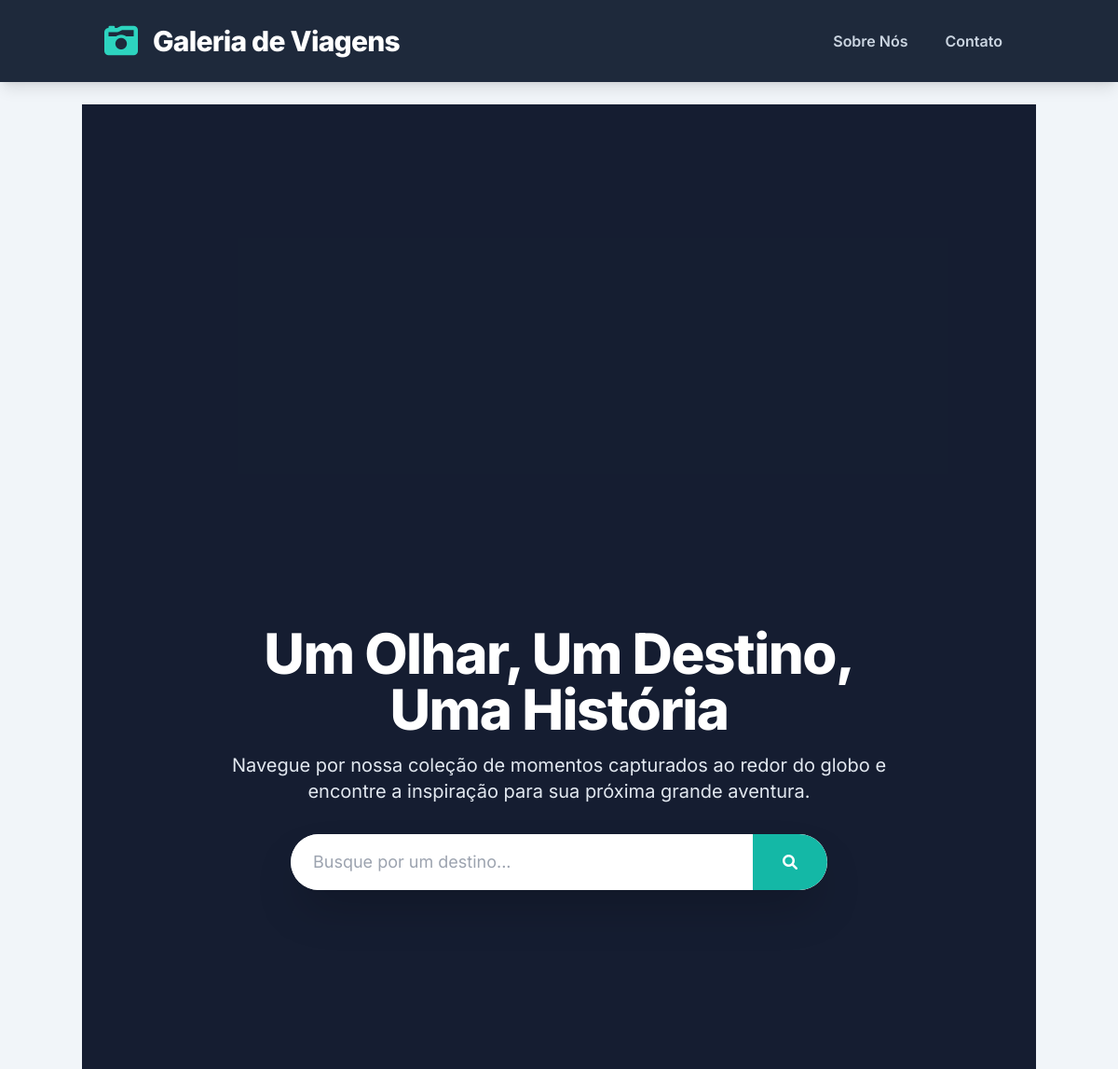
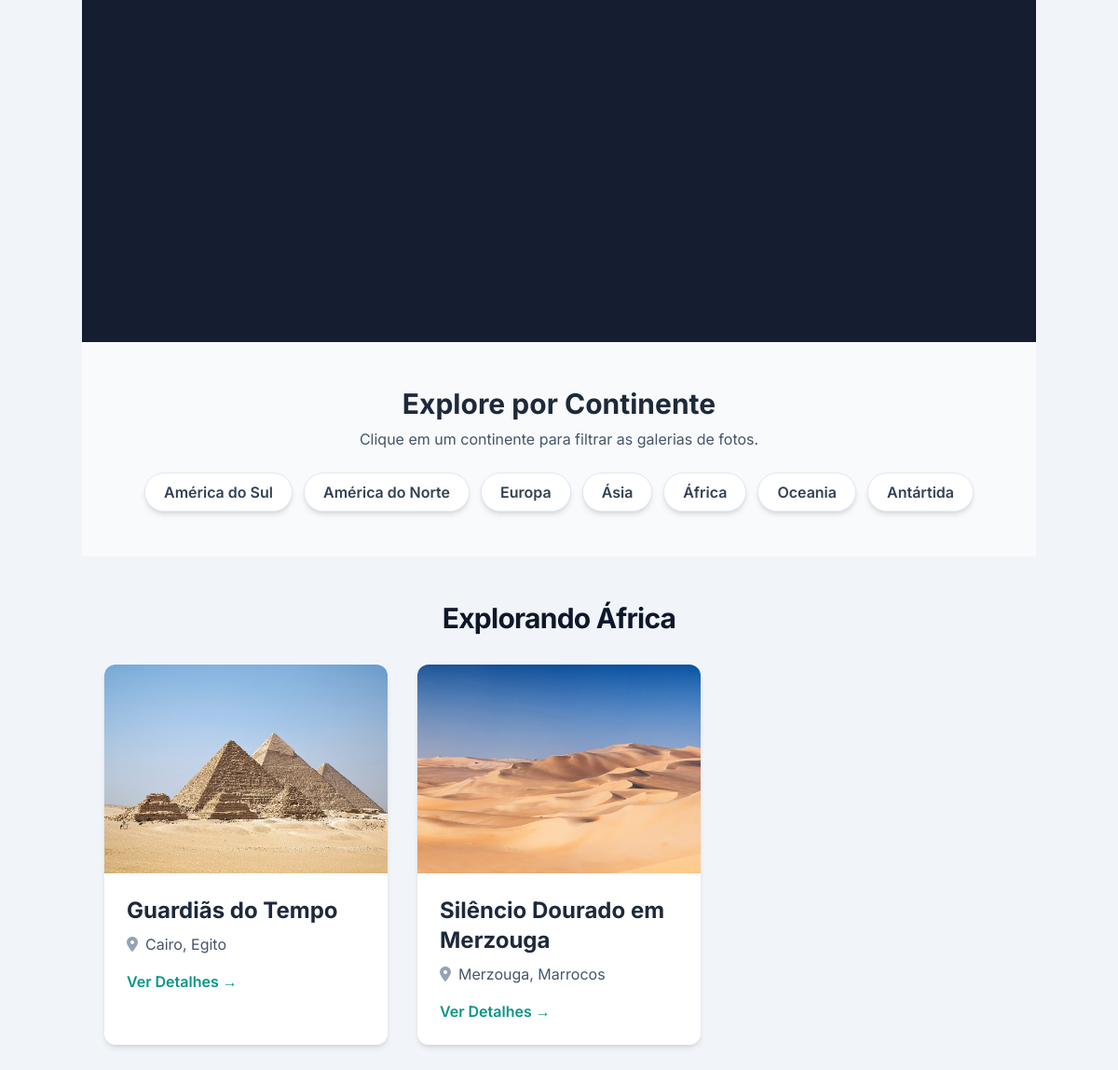
/continente/africa/, run on the app's committed database (2 pictures, top to bottom).
### fotos/models.py (models this page shows, shortened)
class Foto(models.Model):
    titulo = models.CharField(max_length=150, null=False, blank=False)
    local = models.CharField(max_length=100, null=False, blank=False)
    continente = models.CharField(max_length=30, choices=CONTINENTES, default="america-do-sul")
    descricao = models.TextField()
    imagem = models.ImageField(upload_to='fotos/%Y/%m/%d/', blank=True)
    data_viagem = models.DateField(default=date.today)
    publicada = models.BooleanField(default=True)
    destaque = models.BooleanField(default=False, help_text="Marque para que esta foto possa aparecer na página inicial.")
    class Meta:
        verbose_name = 'Foto'
        verbose_name_plural = 'Fotos'
        ordering = ['-data_viagem']

### fotos/views.py (the view)
# urls.py: path('continente/<slug:continente_slug>/', views.filtrar_continente, name='filtrar_continente'),
def filtrar_continente(request, continente_slug):
    continente_info = dict(CONTINENTES)
    continente_nome = continente_info.get(continente_slug, "Desconhecido")
    fotos_publicadas = Foto.objects.filter(publicada=True, continente=continente_slug).order_by('-data_viagem')
    contexto = {
        'cards': fotos_publicadas,
        'continentes_list': CONTINENTES,
        'continente_selecionado': continente_nome,
    }
    return render(request, 'fotos/index.html', contexto)

### fotos/templates/fotos/index.html (shortened to what this page needs)
{% extends 'fotos/base.html' %}
{% load static %}
{% block content %}
{% if foto_destaque and foto_destaque.imagem %}
<header
    class="relative -mt-6 -mx-6 h-[60vh] flex items-center justify-center text-center bg-cover bg-center"
    style="background-image: url('{{ foto_destaque.imagem.url }}');">
{% else %}
<header
    class="relative -mt-6 -mx-6 h-[60vh] flex items-center justify-center text-center bg-cover bg-center"
    style="background-color: #1e293b;">
{% endif %}
    <div class="absolute inset-0 bg-slate-900 bg-opacity-60"></div>
    <div class="relative z-10 p-6 text-white max-w-3xl">
        <h1 class="text-5xl md:text-6xl font-extrabold mb-4 tracking-tight leading-tight">Um Olhar, Um Destino, Uma História</h1>
        <p class="text-lg md:text-xl text-slate-200 mb-8">Navegue por nossa coleção de momentos capturados ao redor do globo e encontre a inspiração para sua próxima grande aventura.</p>
        <form method="get" action="{% url 'buscar' %}" class="w-full max-w-xl mx-auto flex bg-white rounded-full shadow-2xl overflow-hidden">
            <input
                type="text"
                name="q"
                value="{{ query|default:'' }}"
                placeholder="Busque por um destino..."
                class="flex-grow p-4 text-slate-700 focus:outline-none focus:ring-2 focus:ring-teal-500 rounded-l-full pl-6 text-lg">
            <button
                type="submit"
                class="bg-teal-500 hover:bg-teal-600 text-white p-4 px-8 rounded-r-full transition-colors duration-300 flex items-center justify-center font-bold">
                <i class="fas fa-search"></i>
            </button>
        </form>
    </div>
</header>
<section class="py-12 bg-slate-50 -mx-6 px-6">
    <div class="container mx-auto text-center">
        <h2 class="text-3xl font-bold text-slate-800 mb-2">Explore por Continente</h2>
        <p class="text-slate-600 mb-6">Clique em um continente para filtrar as galerias de fotos.</p>
        <div class="flex flex-wrap gap-3 justify-center">
            {% for slug, nome in continentes_list %}
                <a href="{% url 'filtrar_continente' slug %}" class="bg-white hover:bg-teal-500 text-slate-700 hover:text-white font-semibold px-5 py-2 rounded-full transition-all duration-300 shadow-md border border-slate-200 hover:border-teal-500">{{ nome }}</a>
            {% endfor %}
        </div>
    </div>
</section>
<div class="container mx-auto mt-12">
    <h2 class="text-3xl font-bold mb-8 text-center text-slate-900 tracking-tight">
        {% if continente_selecionado %}
            Explorando {{ continente_selecionado }}
        {% elif query %}
            Resultados para "{{ query }}"
        {% else %}
            Recentes Adições à Galeria
        {% endif %}
    </h2>
    <div class="grid grid-cols-1 sm:grid-cols-2 lg:grid-cols-3 gap-8">
        {% if cards %}
            {% for card in cards %}
            <div class="group bg-white rounded-xl shadow-md hover:shadow-2xl transition-all duration-300 ease-in-out hover:-translate-y-2">
                <a href="{% url 'detalhe_foto' card.id %}" class="block">
                    <div class="overflow-hidden rounded-t-xl">
                        {% if card.imagem %}
                        <img src="{{ card.imagem.url }}" alt="{{ card.titulo }}" class="w-full h-56 object-cover transform group-hover:scale-105 transition-transform duration-300">
                        {% endif %}
                    </div>
                    <div class="p-6">
                        <h3 class="text-2xl font-bold mb-2 text-slate-800">{{ card.titulo }}</h3>
                        <p class="text-slate-600 mb-4 flex items-center"><i class="fas fa-map-marker-alt mr-2 text-slate-400"></i>{{ card.local }}</p>
                        <span class="font-semibold text-teal-600 hover:text-teal-800 transition-colors duration-300">Ver Detalhes &rarr;</span>
                    </div>
                </a>
            </div>
            {% endfor %}
        {% endif %}
    </div>
</div>
{% endblock %}

### fotos/templates/fotos/base.html (style rules this page uses)
body { font-family: 'Inter', sans-serif; }

### data on the page
Foto: imagem (picture), titulo "Guardiãs do Tempo", local "Cairo, Egito"
Foto: imagem (picture), titulo "Silêncio Dourado em Merzouga", local "Merzouga, Marrocos"

### other printed values
{{ nome }} "América do Sul" "América do Norte" "Europa" "Ásia" "África" "Oceania" "Antártida"
{{ continente_selecionado }} "África"
